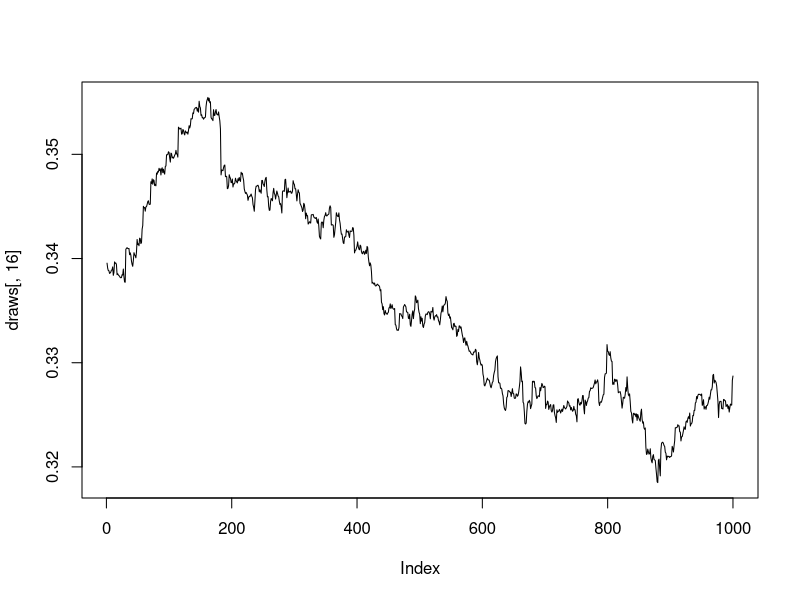
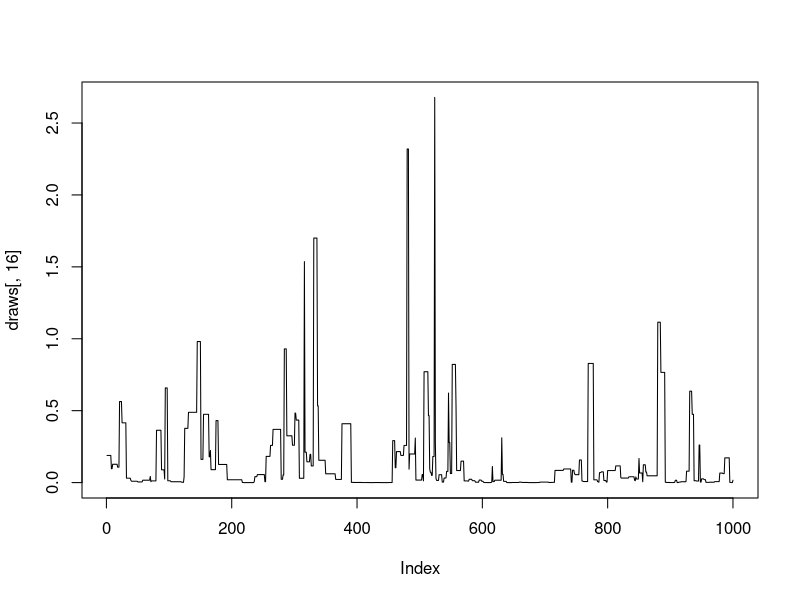
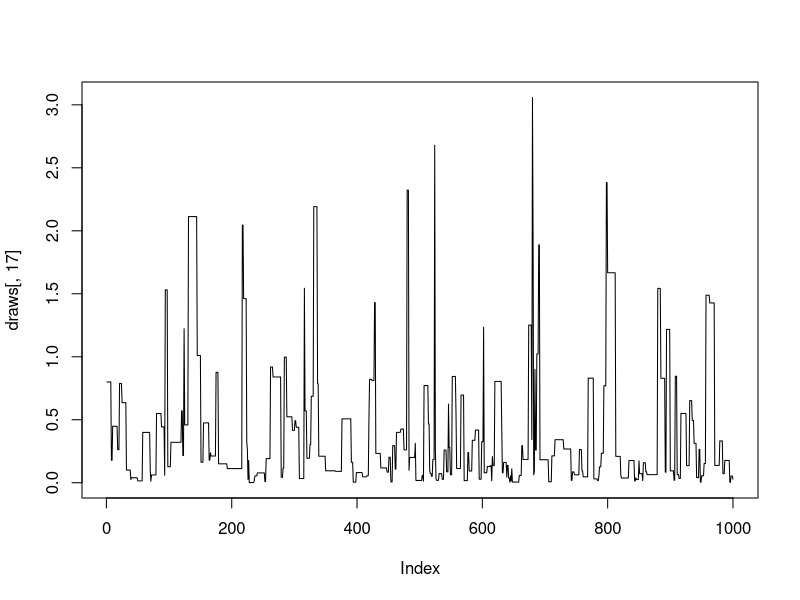
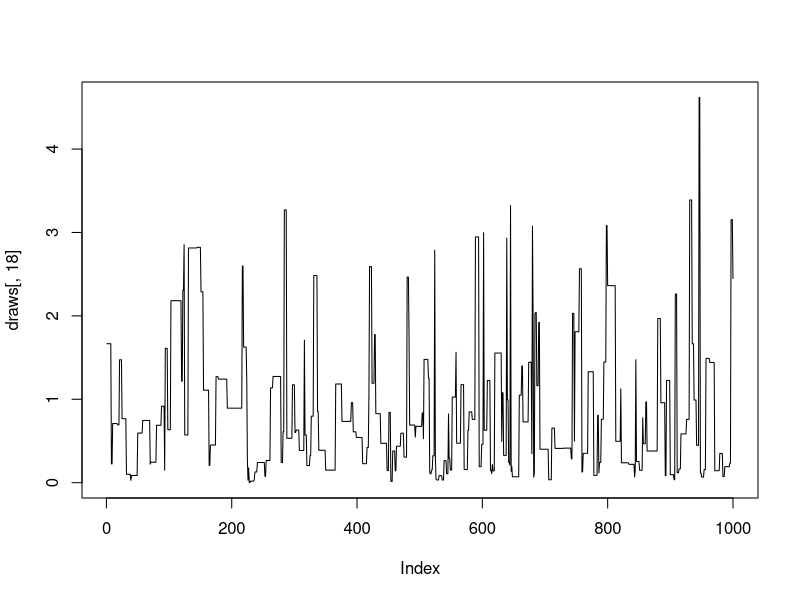

Source code (R) for these figures, in order:
## Latent Variable Bayesian Probit Model for Ordinal Data
## Model 1: Homoskedasticity, no correlation
## Y_i = j if gamma_{j-1} <= z_i < gamma_j
## Z|beta   ~ N(x_i' \beta, 1)

library(tidyverse)
library(truncnorm)

# set working directory if necessary
if (rstudioapi::isAvailable()) {
  setwd(dirname(rstudioapi::getActiveDocumentContext()$path))
}

control <- read_csv('data/international_controls.csv') %>%
  mutate(log_population_density = log(population_density),
         log_gdp_per_capita = log(gdp_per_capita),
         has_new_cases = ifelse(avg_new_cases > 0, 1, 0),
         log_avg_new_cases = ifelse(has_new_cases, log(avg_new_cases), 0),
         has_new_deaths = ifelse(avg_new_deaths > 0, 1, 0),
         log_avg_new_deaths = ifelse(has_new_deaths, log(avg_new_deaths), 0))

X <- model.matrix(~ continent + vaccination_info + has_new_cases +
                    log_population_density + median_age + 
                    log_gdp_per_capita +
                    time*log_avg_new_cases + perc_fully_vaccinated,
                  data = control)
X_scaled <- scale(X[,9:15])
X[,9:15] <- X_scaled
y <- control$int_travel_controls + 1

# Gibb's sampler, uniform priors on cutoffs

n <- nrow(X)
J <- length(unique(control$int_travel_controls)) # Number of groups
ndraws <- 1000
draws <- matrix(0, nrow = ndraws, ncol = ncol(X) + J-2)
gamma <- c(-Inf, 0, 0.34, 0.8, 1.44, Inf)
est_gamma <- 3:(length(gamma) - 1)
beta <- rep(0.5, ncol(X))

for (i in 1:ndraws) {
  z <- rtruncnorm(n, a = gamma[y], b = gamma[y+1], X%*%beta)
  sd_beta <- solve(t(X)%*%X)
  beta <- rnorm(sd_beta %*% t(X)%*%z, sd_beta)
  for (j in est_gamma) {
    gamma[j] <- runif(1, max(max(z[z >= gamma[j-1] & z < gamma[j]]), gamma[j-1]),
                      min(min(z[z >= gamma[j] & z < gamma[j+1]]), gamma[j+1]))
  }
  draws[i,] <- c(beta, gamma[est_gamma])
}

coda::effectiveSize(draws)
plot(draws[,16], type = 'l')


# ROUND 2 -----------------------------------------------------------------

# Stuff for cutpoints
cuts <- c(-Inf, 0, # Q: Why the zero? Guess: Identifiability issues if estimating; only need to estimate three, not four
          cumsum(prop.table(table(y)))[-1] %>%
            qnorm(., mean = 1)) # I am just picking an initial value for cutpoints, right?
est.cuts <- 3:(length(cuts)-1)
nc <- length(est.cuts)
trans.cuts <- log( c(cuts[est.cuts[1]], diff(cuts[est.cuts])) )
# trans.cuts <- c(0, 2, 2.4)
eps <- 6
prop.var <- eps*diag(nc)
# prop.var <- diag(c(2, 4, 4))
# prop.var <- matrix(c(eps, -eps/3, -eps/3,
#                      -eps/3, eps, -eps/3,
#                      -eps/3, -eps/3, eps),
#                    nrow = 3, ncol = 3,
#                    byrow = TRUE)
accept <- 0

ndraws <- 1000
draws <- matrix(0, nrow = ndraws, ncol = ncol(X) + J-2)
# beta <- c( 1, rep(0.05, ncol(X)-1))
beta <- rnorm(ncol(X), 0, 2)

for (i in 1:ndraws) {
  # Gibbs sample of z's and betas
  z <- rtruncnorm(n, a = cuts[y], b = cuts[y+1], X%*%beta)
  sd_beta <- solve(t(X)%*%X)
  beta <- rnorm(sd_beta %*% t(X)%*%z, sd_beta)
  
  # Metropolis algorithm for sampling cutpoints
  prop.cuts <- cuts
  prop.trans <- trans.cuts + t(chol(prop.var))%*%rnorm(nc) #MVN Draw
  prop.cuts[est.cuts] <- cumsum(exp(prop.trans))
  
  ## Evaluate the likelihood under proposed cutpoints
  mn <- X%*%beta
  # Proposed
  lwr <- prop.cuts[y]
  upr <- prop.cuts[y+1]
  prop.prob <- log(pnorm(upr, mn, 1) - pnorm(lwr, mn, 1)) # Q: What if I get -Inf?
  sum(prop.prob == -Inf)
  prop.prob[prop.prob == -Inf] <- -1e99
  # Current
  lwr <- cuts[y]
  upr <- cuts[y+1]
  cur.prob <- log(pnorm(upr, mn, 1) - pnorm(lwr, mn, 1))
  sum(cur.prob == -Inf)
  cur.prob[cur.prob == -Inf] <- -1e99
  llike.diff <- sum(prop.prob - cur.prob) #, na.rm = TRUE) # I am removing those observations that are infinity minus inf. Is this a problem?
  llike.diff
  ## Evaluate the Metropolis-Hasting Ratio
  MH <- llike.diff + sum(dnorm(prop.trans, 0, 10, log=TRUE) -
                           dnorm(trans.cuts, 0, 10, log=TRUE))
  ## Determine whether to accept or reject
  if (log(runif(1)) < MH) {
    cuts <- prop.cuts
    trans.cuts <- prop.trans
    accept <- accept + 1
  }
  
  draws[i,] <- c(beta, cuts[est.cuts])
}

# Check diagnostic plots
coda::effectiveSize(draws)
accept
plot(draws[,16], type = 'l')
plot(draws[,17], type = 'l')
plot(draws[,18], type = 'l')
apply(draws, 2, mean)
